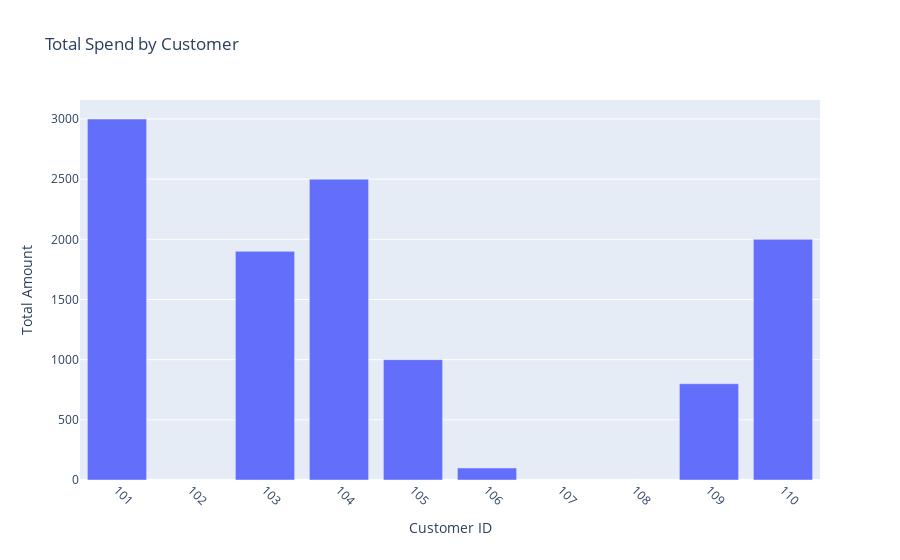

Source (notebook cell):
### Code cell
# Total spend by Customer using bar chart
# Bar chart can show the total amount deposits by each customer, which can help you identify high-value customers.

import plotly.express as px

total_spent_by_customer = df_cleaned[df_cleaned['transaction_type'] == 'deposit'].groupby('customer_id')['amount'].sum()

fig = px.bar(total_spent_by_customer, x=total_spent_by_customer.index, y=total_spent_by_customer.values, 
             title="Total Spend by Customer", labels={"x": "Customer ID", "y": "Total Amount"})

fig.update_layout(
    xaxis={'tickmode': 'linear',  
           'showticklabels': True,  
           'tickangle': 45},  
    xaxis_title="Customer ID",  
    yaxis_title="Total Amount"  
)

fig.show()

### Figure 1 — Plotly figure (JSON) as saved in the notebook; plotly's stock layout.template omitted (floating-point values rounded to 4 significant figures)
{"data": [{"alignmentgroup": "True", "hovertemplate": "customer_id=%{x}<br>Total Amount=%{y}<extra></extra>", "legendgroup": "", "marker": {"color": "#636efa", "pattern": {"shape": ""}}, "name": "", "offsetgroup": "", "orientation": "v", "showlegend": false, "textposition": "auto", "type": "bar", "x": [101, 103, 104, 105, 106, 109, 110], "xaxis": "x", "y": [3000, 1900, 2500, 1000, 100, 800, 2000], "yaxis": "y"}], "layout": {"barmode": "relative", "legend": {"tracegroupgap": 0}, "title": {"text": "Total Spend by Customer"}, "xaxis": {"anchor": "y", "domain": [0, 1], "showticklabels": true, "tickangle": 45, "tickmode": "linear", "title": {"text": "Customer ID"}}, "yaxis": {"anchor": "x", "domain": [0, 1], "title": {"text": "Total Amount"}}}}
